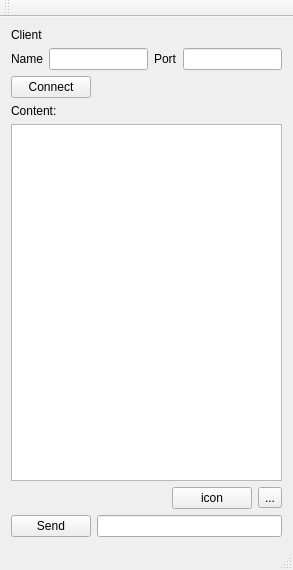
<?xml version="1.0" encoding="UTF-8"?>
<ui version="4.0">
 <class>MainWindow</class>
 <widget class="QMainWindow" name="MainWindow">
  <property name="geometry">
   <rect>
    <x>0</x>
    <y>0</y>
    <width>293</width>
    <height>570</height>
   </rect>
  </property>
  <property name="windowTitle">
   <string>MainWindow</string>
  </property>
  <widget class="QWidget" name="centralWidget">
   <layout class="QGridLayout" name="gridLayout">
    <item row="0" column="0">
     <layout class="QVBoxLayout" name="verticalLayout">
      <item>
       <widget class="QLabel" name="label">
        <property name="text">
         <string>Client</string>
        </property>
       </widget>
      </item>
      <item>
       <layout class="QHBoxLayout" name="horizontalLayout">
        <item>
         <widget class="QLabel" name="label_2">
          <property name="text">
           <string>Name</string>
          </property>
         </widget>
        </item>
        <item>
         <widget class="QLineEdit" name="lineEdit_Name"/>
        </item>
        <item>
         <widget class="QLabel" name="label_3">
          <property name="text">
           <string>Port</string>
          </property>
         </widget>
        </item>
        <item>
         <widget class="QLineEdit" name="lineEdit_Port"/>
        </item>
       </layout>
      </item>
      <item>
       <layout class="QHBoxLayout" name="horizontalLayout_2">
        <item>
         <widget class="QPushButton" name="pushButton_Connect">
          <property name="text">
           <string>Connect</string>
          </property>
         </widget>
        </item>
        <item>
         <spacer name="horizontalSpacer">
          <property name="orientation">
           <enum>Qt::Horizontal</enum>
          </property>
          <property name="sizeHint" stdset="0">
           <size>
            <width>248</width>
            <height>20</height>
           </size>
          </property>
         </spacer>
        </item>
       </layout>
      </item>
      <item>
       <widget class="QLabel" name="label_5">
        <property name="text">
         <string>Content:</string>
        </property>
       </widget>
      </item>
      <item>
       <widget class="QTextEdit" name="textEdit_Content"/>
      </item>
      <item>
       <layout class="QHBoxLayout" name="horizontalLayout_3">
        <item>
         <spacer name="horizontalSpacer_2">
          <property name="orientation">
           <enum>Qt::Horizontal</enum>
          </property>
          <property name="sizeHint" stdset="0">
           <size>
            <width>88</width>
            <height>20</height>
           </size>
          </property>
         </spacer>
        </item>
        <item>
         <widget class="QPushButton" name="pushButton_Icon">
          <property name="text">
           <string>icon</string>
          </property>
         </widget>
        </item>
        <item>
         <widget class="QToolButton" name="toolButton_file">
          <property name="text">
           <string>...</string>
          </property>
         </widget>
        </item>
       </layout>
      </item>
      <item>
       <layout class="QHBoxLayout" name="horizontalLayout_4">
        <item>
         <widget class="QPushButton" name="pushButton_Send">
          <property name="text">
           <string>Send</string>
          </property>
         </widget>
        </item>
        <item>
         <widget class="QLineEdit" name="lineEdit_Send"/>
        </item>
       </layout>
      </item>
     </layout>
    </item>
   </layout>
  </widget>
  <widget class="QMenuBar" name="menuBar">
   <property name="geometry">
    <rect>
     <x>0</x>
     <y>0</y>
     <width>293</width>
     <height>25</height>
    </rect>
   </property>
  </widget>
  <widget class="QToolBar" name="mainToolBar">
   <attribute name="toolBarArea">
    <enum>TopToolBarArea</enum>
   </attribute>
   <attribute name="toolBarBreak">
    <bool>false</bool>
   </attribute>
  </widget>
  <widget class="QStatusBar" name="statusBar"/>
 </widget>
 <layoutdefault spacing="6" margin="11"/>
 <resources/>
 <connections/>
</ui>
